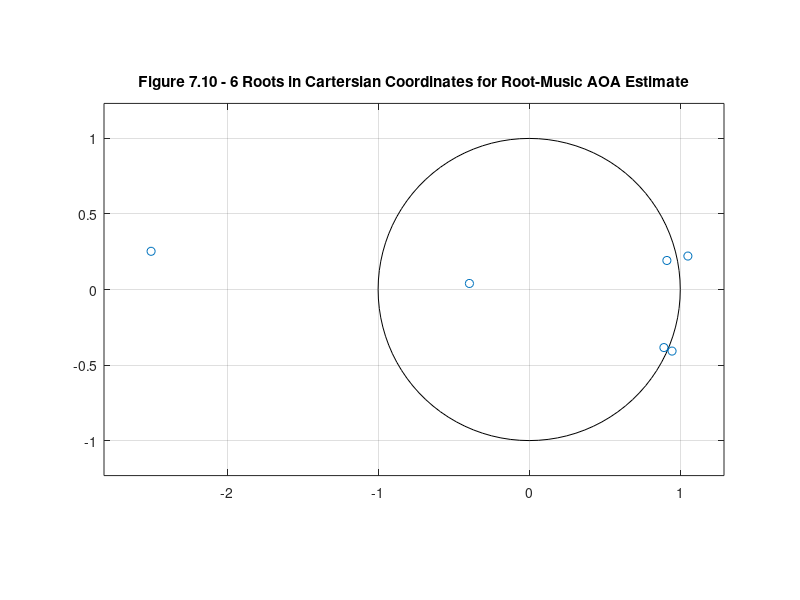
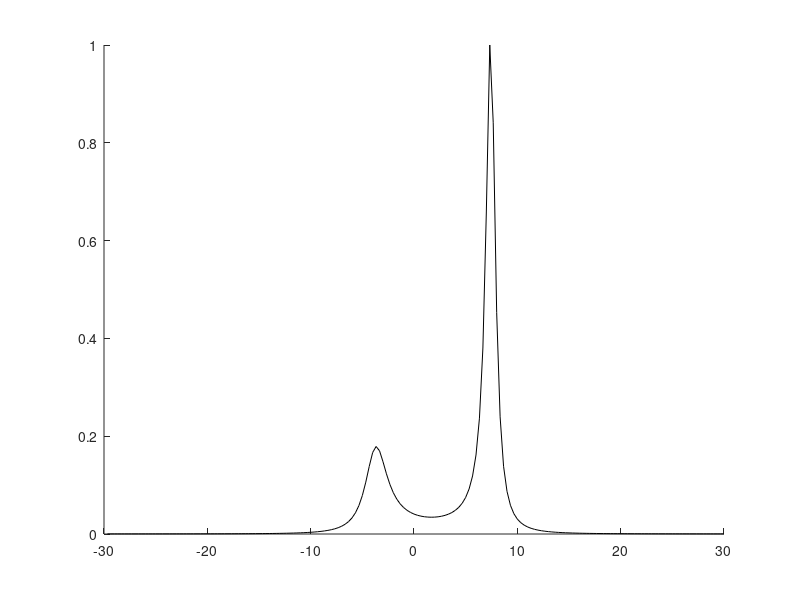

The MATLAB script that drew these images, in order: (Note: this script raises an error after producing the figures.)
%%%%%%%%%%%%%%%%%%%%%%%%%%%%%%%%%%%%%%%%%%%%%%%%%%%%%%%%%%%%%%
%%                                                          %%
%%  ******************************************************  %%
%%  * Smart Antennas for Wireless Applications w/ Matlab *  %%
%%  ******************************************************  %%
%%                                                          %%
%% Chapter 7: Ex 7.13                                       %%
%%                                                          %%
%% Author: Frank Gross                                      %%
%% McGraw-Hill, 2005                                        %%
%% Date:  1/26/2004                                         %%
%%                                                          %%
%% This code creates Figures 7.10 & 7.11, a plot of the     %%
%%     roots determined by the Root-Music AOA estimate in   %%
%%     cartesian coordinates and a plot of a MUSIC          %%
%%     Pseudospectrum for theta1= -2 & theta2 = 4. Use      %%
%%     time averages instead of expected values by assuming %%
%%     ergodicity of the mean and ergodicity of the         %%
%%     correlation.                                         %% 
%%%%%%%%%%%%%%%%%%%%%%%%%%%%%%%%%%%%%%%%%%%%%%%%%%%%%%%%%%%%%%      

%%------------------- Define Variables:---------------------%%
% M - # of elements in array                                 %
% sig2 - noise variance                                      %
% D - number of signals                                      %
% th1, th2 - angles of arrival                               %
% a1, a2, a - array steering vectors                         %
% A - Steering vector matrix                                 %
% K - Length of time samples                                 %
% Rss - Source correlation matrix                            %
% Rnn - noise correlation matrix                             %
% Rns - noise/signal correlation matrix                      %
% Rsn - signal/noise correlation matrix                      %
% Rxx - Array correlation matrix                             %
% V,Dia - eigen vectors, V and eigen values, D of Rxx        %
% EN - Noise subspace matrix                                 %
% P - MUSIC Psuedospectra                                    % 
% C - hermetian matrix composed of noise subspace EN         %
% cc - coefficients of Root-Music polynomial                 %
% rts - roots of Root-Music polynomial                       %
% angs - angles associated with roots of Root-Music Poly.    %
%%----------------------------------------------------------%%

%%----- Given Values -----%%

M = 4; sig2 = .3; D = 2;  % number of signals

th1 = -4*pi/180; th2 = 8*pi/180;  K = 300;  % K = length of time samples

%%----- Create array steering vectors, a1 & a2, steering matrix -----%%

a1 = [];  a2 = [];
i = 1:M;
a1 = exp(1j*(i-1)*pi*sin(th1));
a2 = exp(1j*(i-1)*pi*sin(th2));
A = [a1.' a2.'];

%%----- Calculate signal correlation matrix -----%%

s = sign(randn(D,K));      % Calculate the K time samples of the signals for the 
                           % two arriving directions
Rss = s*s'/K;              % source correlation matrix with uncorrelated signals

%%----- Calculate Correlation Matrices -----%%

n = sqrt(sig2)*randn(M,K); % Calculate the K time samples of the noise for the 6 array
                           % elements         
Rnn = (n*n')/K;            % Calculate the noise correlation matrix (which is no longer diagonal)
Rns = (n*s')/K;            % Calculate the noise/signal correlation matrix
Rsn = (s*n')/K;            % Calculate the signal/noise correlation matrix
Rxx = A*Rss*A' + A*Rsn + Rns*A' + Rnn;

%%----- Determine Noise Subspace Matrix -----%%

[V,Dia] = eig(Rxx); [Y,Index] = sort(diag(Dia));   % sorts the eigenvalues from least to greatest

EN = V(:,Index(1:M-D));    % Calculate the noise subspace matrix of eigenvectors
                           % using the sorting done in the previous line

%%----- Determine Music Psuedospectrum -----%%

for k = 1:180;
    th(k) = -pi/6 + pi*k/(3*180);
    clear a
    a=[];
    for jj = 1:M
       a = [a;exp(1j*(jj-1)*pi*sin(th(k)))];
    end
    P(k) = 1/abs(a'*EN*EN'*a); 
end

%%----- Calculate the matrix C -----%%

C = EN*EN';

%%----- Find the coefficients for the Root-MUSIC polynomial -----%%

for kk = -M+1:M-1
    cc(kk+M) = sum(diag(C,kk));
end

%%----- Display the roots of the Root-Music Polynomial -----%%

rts = roots(cc);   % find the roots of the 2*(M-1) polynomial

%%----- Display the angles of the Root-Music Polynomial -----%%

angs = -asin(angle(rts)/pi)*180/pi;    % find the angles associated with these root

%%----- Plot Results -----%%

figure(1), zplane(rts)
title('\bfFigure 7.10 - 6 Roots in Cartersian Coordinates for Root-Music AOA Estimate')

figure(2), plot(th*180/pi,P/max(P),'k',angs,abs(rts),'kX','markersize',10)
xlabel('Angle'), ylabel('|P(\theta)|')
title('\bfFigure 7.11 - Music Psuedospectrum and Roots Found Using Root-Music')
axis([-15 15 0 1.6]), grid on
